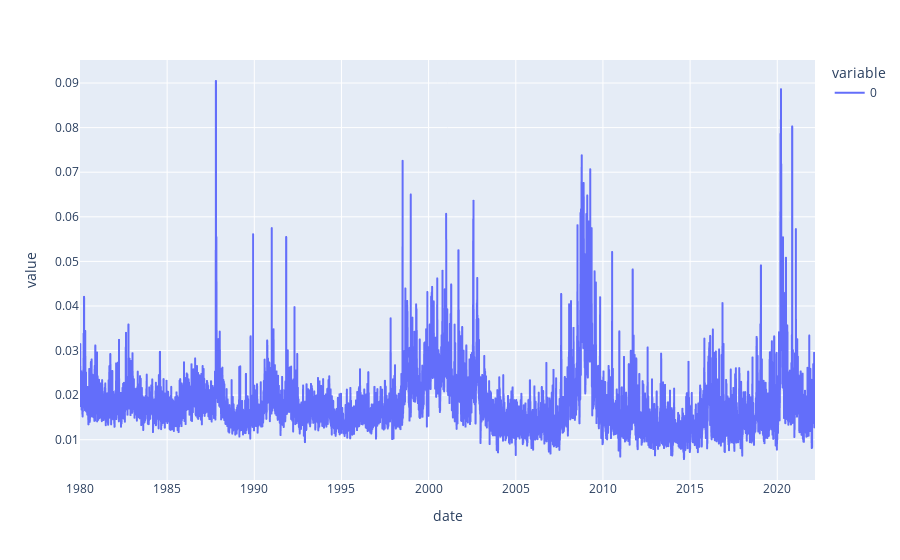

The notebook cell saved with this chart:
### Code cell
ew_index_volas = X.std(axis=1)
px.line(ew_index_volas)

### Figure 1 — Plotly figure (JSON) as saved in the notebook; plotly's stock layout.template omitted (floating-point values rounded to 4 significant figures; data arrays with more than 128 entries replaced by an {"elided": "..."} marker saying what was removed)
{"data": [{"hovertemplate": "variable=0<br>date=%{x}<br>value=%{y}<extra></extra>", "legendgroup": "0", "line": {"color": "#636efa", "dash": "solid"}, "marker": {"symbol": "circle"}, "mode": "lines", "name": "0", "showlegend": true, "type": "scattergl", "x": {"elided": "10633 str values"}, "xaxis": "x", "y": {"elided": "10633 float values"}, "yaxis": "y"}], "layout": {"autosize": true, "legend": {"title": {"text": "variable"}, "tracegroupgap": 0}, "margin": {"t": 60}, "xaxis": {"anchor": "y", "autorange": true, "domain": [0, 1], "range": ["1980-01-02", "2022-03-02"], "title": {"text": "date"}, "type": "date"}, "yaxis": {"anchor": "x", "autorange": true, "domain": [0, 1], "range": [0.0009683, 0.09516], "title": {"text": "value"}, "type": "linear"}}}
